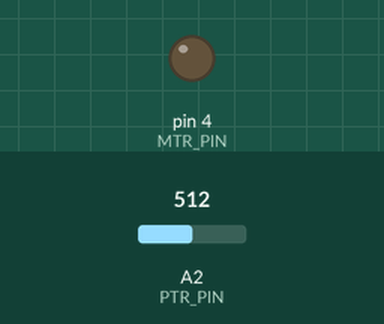
The program below on a simulated Arduino Uno, built with avr-gcc and run on an emulated ATmega328P. Shown: output pins drawn as LEDs (lit = HIGH). The inputs (shaded band) are chosen by the test bench; at power-on: A2 (PTR_PIN) = 512.

Above: at 1.2 s.
1.3 s: A2 (PTR_PIN) set to 526
At 2.5 s:
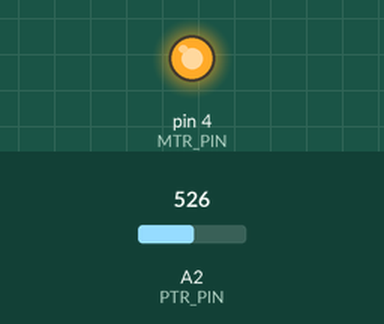
2.8 s: A2 (PTR_PIN) set to 511
At 4.0 s:
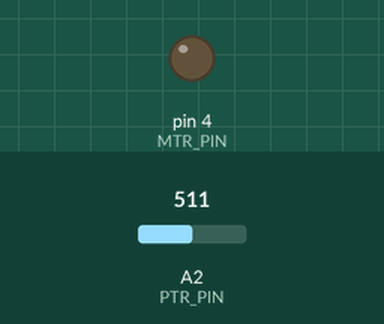
4.3 s: A2 (PTR_PIN) set to 716
At 5.5 s:
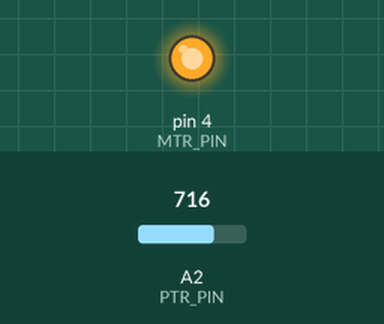
Timing chart, 0 to 7.3 s (numbered marks = the images above; inputs shaded):
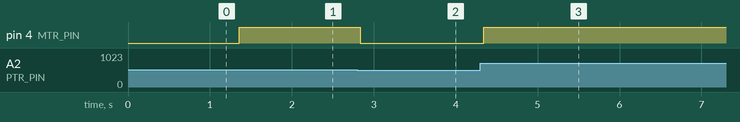

Measured:
- the behaviour switches between 513 and 514 on A2 (PTR_PIN) (found by bisection; images 0 and 1)
- after the input at 1.3 s, pin 4 (MTR_PIN): LOW → HIGH after 0.06 s
- after the input at 2.8 s, pin 4 (MTR_PIN): HIGH → LOW at once
- after the input at 4.3 s, pin 4 (MTR_PIN): LOW → HIGH after 0.05 s

The program:

main.cpp
```cpp
//**************************************************************//
//  Name    : Speed Controller
//  Author  : Jose Luis Figueroa
//  Date    : 13 April, 2021
//  Board   : Arduino
//  Version : 1.0
//  Notes   : Potentiometer controls the speed of the DC motor
//**************************************************************//
#include <Arduino.h>

//Pins assignments
const uint8_t PTR_PIN = 2;
const uint8_t MTR_PIN = 4;

void setup()
{
  pinMode(MTR_PIN, OUTPUT);
}

void loop() {
  //Read the potentiometer and change 10 bits to 8 bits
  uint16_t pot_val = analogRead(PTR_PIN);
  uint8_t value = map(pot_val, 0, 1023, 0 , 255);
  delay(30);

  //Use PWM to change the speed according to the pot (ADC)
  analogWrite(MTR_PIN, value);

}
```
